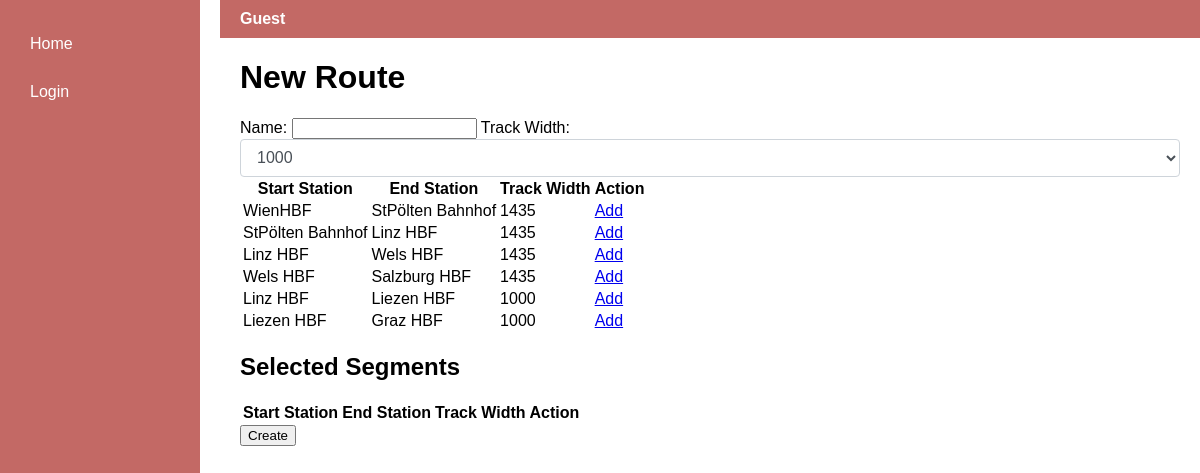
The page /routeNew on the database its author committed.
### app/models.py (models this page shows)
class Segment(db.Model):
    id = db.Column(db.Integer, primary_key=True, autoincrement=True)
    startStation = db.Column(db.Integer, db.ForeignKey('station.id', name='fk_segment_start'))
    endStation = db.Column(db.Integer, db.ForeignKey('station.id', name='fk_segment_end'))
    trackWidth = db.Column(db.Integer)
    length = db.Column(db.Double)
    maxSpeed = db.Column(db.Integer)
    price = db.Column(db.Double)
    warnings = db.relationship("Warning")

class Station(db.Model):
    id = db.Column(db.Integer, primary_key=True, autoincrement=True)
    name = db.Column(db.String(140))
    address_id = db.Column(db.Integer, db.ForeignKey('address.id', name='fk_station_address_id'))
    address = db.relationship("Address")
    xcoord = db.Column(db.String(140))
    ycoord = db.Column(db.String(140))

### app/routes.py (the view, shortened to what this page needs)
@app.route('/routeNew', methods=['GET', 'POST'])
@app.route('/routeNew/<int:segment_id>', methods=['GET', 'POST'])  # New route to handle adding or removing a segment
def routeNew(segment_id=None):
    StartStation = aliased(Station)
    EndStation = aliased(Station)
    if 'selected_segments' not in session:
        session['selected_segments'] = []
    remove = request.args.get('remove', default=False, type=bool)
    if(request.method == 'GET'):
        if segment_id:
            if remove:
                session['selected_segments'].remove(segment_id)
                session.modified = True
            else:
                segment = Segment.query.get(segment_id)
                if segment:
                    session['selected_segments'].append(segment_id)
                    session.modified = True
    if session['selected_segments']:
        last_added_segment = Segment.query.get(session['selected_segments'][-1])
        segments = db.session.query(
            Segment,
            StartStation.name.label('start_station_name'),
            EndStation.name.label('end_station_name')
        ).join(
            StartStation, Segment.startStation == StartStation.id
        ).join(
            EndStation, Segment.endStation == EndStation.id
        ).filter(
            Segment.startStation == last_added_segment.endStation,
            Segment.trackWidth == last_added_segment.trackWidth  # Add this line
        ).all()
    else:
        segments = db.session.query(
            Segment,
            StartStation.name.label('start_station_name'),
            EndStation.name.label('end_station_name')
        ).join(
            StartStation, Segment.startStation == StartStation.id
        ).join(
            EndStation, Segment.endStation == EndStation.id
        ).all()
    new_route = Route()
    form = RouteForm(obj=new_route)
    selected_segments = [db.session.query(
        Segment,
        StartStation.name.label('start_station_name'),
        EndStation.name.label('end_station_name')
    ).join(
        StartStation, Segment.startStation == StartStation.id
    ).join(
        EndStation, Segment.endStation == EndStation.id
    ).filter(
        Segment.id == id
    ).first() for id in session['selected_segments']]
    return render_template('route_new.html', form=form , segments=segments, selected_segments=selected_segments)

### app/forms.py (shortened to what this page needs)
class RouteForm(FlaskForm):
    name = StringField('Route Name', validators=[DataRequired()])
    startStation = SelectField('Start Station', coerce=int, validators=[DataRequired()])
    endStation = SelectField('End Station', coerce=int, validators=[DataRequired()])
    trackWidth = SelectField('Track Width', choices=[('1000', '1000'), ('1435', '1435')], coerce=int)
    submit = SubmitField('Submit')
    def __init__(self, *args, **kwargs):
        super(RouteForm, self).__init__(*args, **kwargs)
        self.startStation.choices = [(station.id, station.name) for station in Station.query.all()]
        self.endStation.choices = [(station.id, station.name) for station in Station.query.all()]

### app/templates/route_new.html (shortened to what this page needs)
{% extends "base.html" %}
{% block content %}
    <h1>New Route</h1>
    <form method="POST">
        <label for="name">Name:</label>
        <input type="text" id="name" name="name" required>
        <label for="trackWidth">Track Width:</label>
{{ form.trackWidth(class="form-control") }}
        <table>
    <tr>
        <th>Start Station</th>
        <th>End Station</th>
        <th>Track Width</th>
        <th>Action</th>
    </tr>
    {% for segment, start_station_name, end_station_name in segments %}
        <tr>
            <td>{{ start_station_name }}</td>
            <td>{{ end_station_name }}</td>
            <td>{{ segment.trackWidth }}</td>
            <td><a href="{{ url_for('routeNew', segment_id=segment.id) }}">Add</a></td>
        </tr>
    {% endfor %}
</table>
        <h2>Selected Segments</h2>
        <table>
    <tr>
        <th>Start Station</th>
        <th>End Station</th>
        <th>Track Width</th>
        <th>Action</th>
    </tr>
</table>
        <input type="submit" value="Create">
    </form>
{% endblock %}

### app/templates/base.html (style rules this page uses)
body, html { margin: 0; padding: 0; font-family: Arial, sans-serif; width: 100%; height: 100%; overflow-x: hidden; overflow-y: auto; }
.form-control { display: block; width: 100%; height: calc(1.5em + .75rem + 2px); padding: .375rem .75rem; font-size: 1rem; font-weight: 400; line-height: 1.5; color: #495057; background-color: #fff; background-clip: padding-box; border: 1px solid #ced4da; border-radius: .25rem; transition: border-color .15s ease-in-out, box-shadow .15s ease-in-out; }

### rows shown on the page
Segment: name "WienHBF", name "StPölten Bahnhof", trackWidth "1435"
Segment: name "StPölten Bahnhof", name "Linz HBF", trackWidth "1435"
Segment: name "Linz HBF", name "Wels HBF", trackWidth "1435"
Segment: name "Wels HBF", name "Salzburg HBF", trackWidth "1435"
Segment: name "Linz HBF", name "Liezen HBF", trackWidth "1000"
Segment: name "Liezen HBF", name "Graz HBF", trackWidth "1000"

### other values the page prints
{{ current_user.email if not current_user.is_anonymous else 'Guest' }} "Guest"
